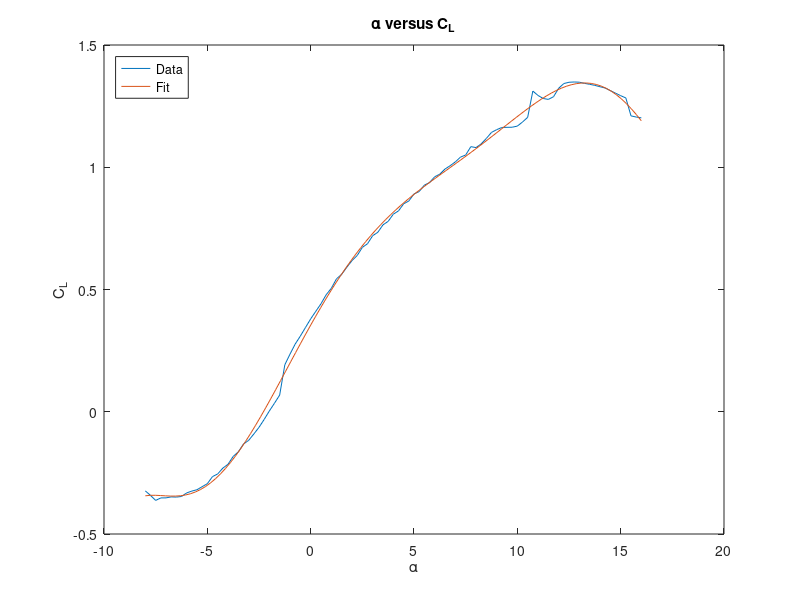

MATLAB code to generate this figure:
%% Importing and Fitting 
% First import and fit the data to a polynomial and create a function to
% use for obtain the coefficient of lift at every angle of attack

nums = importdata('nums.txt');
alpha = nums(:,1)';
naca6409 = nums(:,4)';

coef = polyfit(alpha, naca6409, 7);
f = @(t) coef(1)*t.^7+coef(2)*t.^6+coef(3)*t.^5+coef(4)*t.^4+coef(5)*t.^3+coef(6)*t.^2+coef(7)*t+coef(8);
x = linspace(-8, 16);

figure(1)
plot(alpha, naca6409); hold on
plot(x, f(x));
title('\alpha versus C_L')
xlabel('\alpha'); ylabel('C_L');
legend('Data', 'Fit', 'Location', 'northwest')

%% Incrementing Over Length
L = 8;
l = linspace(0,L);
a = @(h) 5*h/4 - 10;
c_lave = mean(f(a(l)))